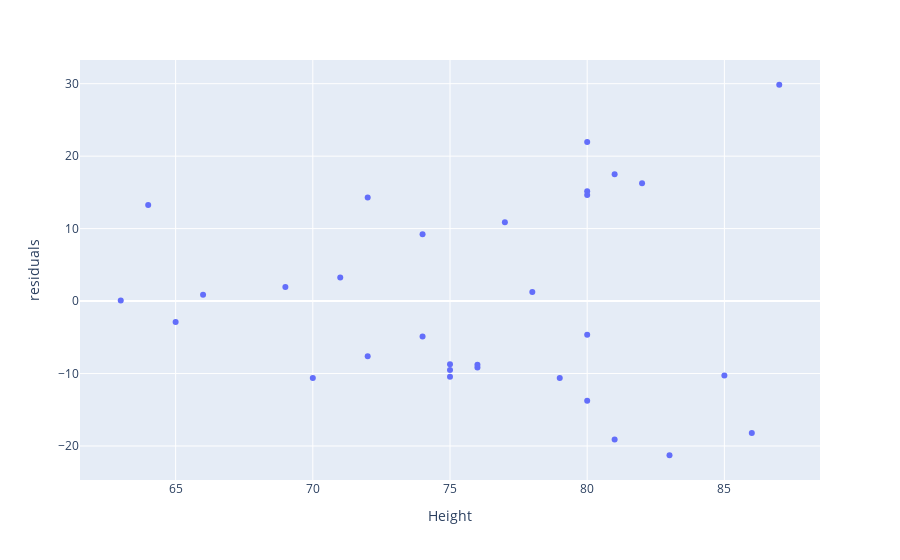

Notebook cell for this chart:
### Markdown cell above
Plot `Height` vs. `residuals` to see if the residuals are evenly above and below 0.

### Code cell
px.scatter(pDataframe,x="Height",y="residuals")

#<xml xmlns="https://developers.google.com/blockly/xml"><variables><variable id="k#w4n=KvP~*sLy*OW|Jl">px</variable><variable id="CudVpfu+F^ruj_:ZU_(,">pDataframe</variable></variables><block type="varDoMethod" id="O07?sQIdula@ap]/9Ogq" x="0" y="0"><mutation items="3"></mutation><field name="VAR" id="k#w4n=KvP~*sLy*OW|Jl">px</field><field name="MEMBER">scatter</field><data>px:scatter</data><value name="ADD0"><block type="variables_get" id="UE)!btph,4mdjsf[F37|"><field name="VAR" id="CudVpfu+F^ruj_:ZU_(,">pDataframe</field></block></value><value name="ADD1"><block type="dummyOutputCodeBlock" id="~L)yq!Jze#v9R[^p;2{O"><field name="CODE">x="Height"</field></block></value><value name="ADD2"><block type="dummyOutputCodeBlock" id="yu5^$n1zXY3)#RcRx:~;"><field name="CODE">y="residuals"</field></block></value></block></xml>

### Figure 1 — Plotly figure (JSON) as saved in the notebook; plotly's stock layout.template omitted (floating-point values rounded to 4 significant figures)
{"data": [{"hovertemplate": "Height=%{x}<br>residuals=%{y}<extra></extra>", "legendgroup": "", "marker": {"color": "#636efa", "symbol": "circle"}, "mode": "markers", "name": "", "orientation": "v", "showlegend": false, "type": "scatter", "x": [70, 65, 63, 72, 81, 83, 66, 75, 80, 75, 79, 76, 76, 69, 75, 74, 85, 86, 71, 64, 78, 80, 74, 72, 77, 81, 82, 80, 80, 80, 87], "xaxis": "x", "y": [-10.61, -2.894, 0.09258, -7.598, -19.09, -21.27, 0.8625, -10.43, -13.74, -8.728, -10.6, -9.171, -8.771, 1.932, -9.528, -4.884, -10.26, -18.2, 3.246, 13.25, 1.242, -4.644, 9.216, 14.3, 10.89, 17.51, 16.27, 21.96, 15.16, 14.66, 29.85], "yaxis": "y"}], "layout": {"legend": {"tracegroupgap": 0}, "margin": {"t": 60}, "xaxis": {"anchor": "y", "domain": [0, 1], "title": {"text": "Height"}}, "yaxis": {"anchor": "x", "domain": [0, 1], "title": {"text": "residuals"}}}}
